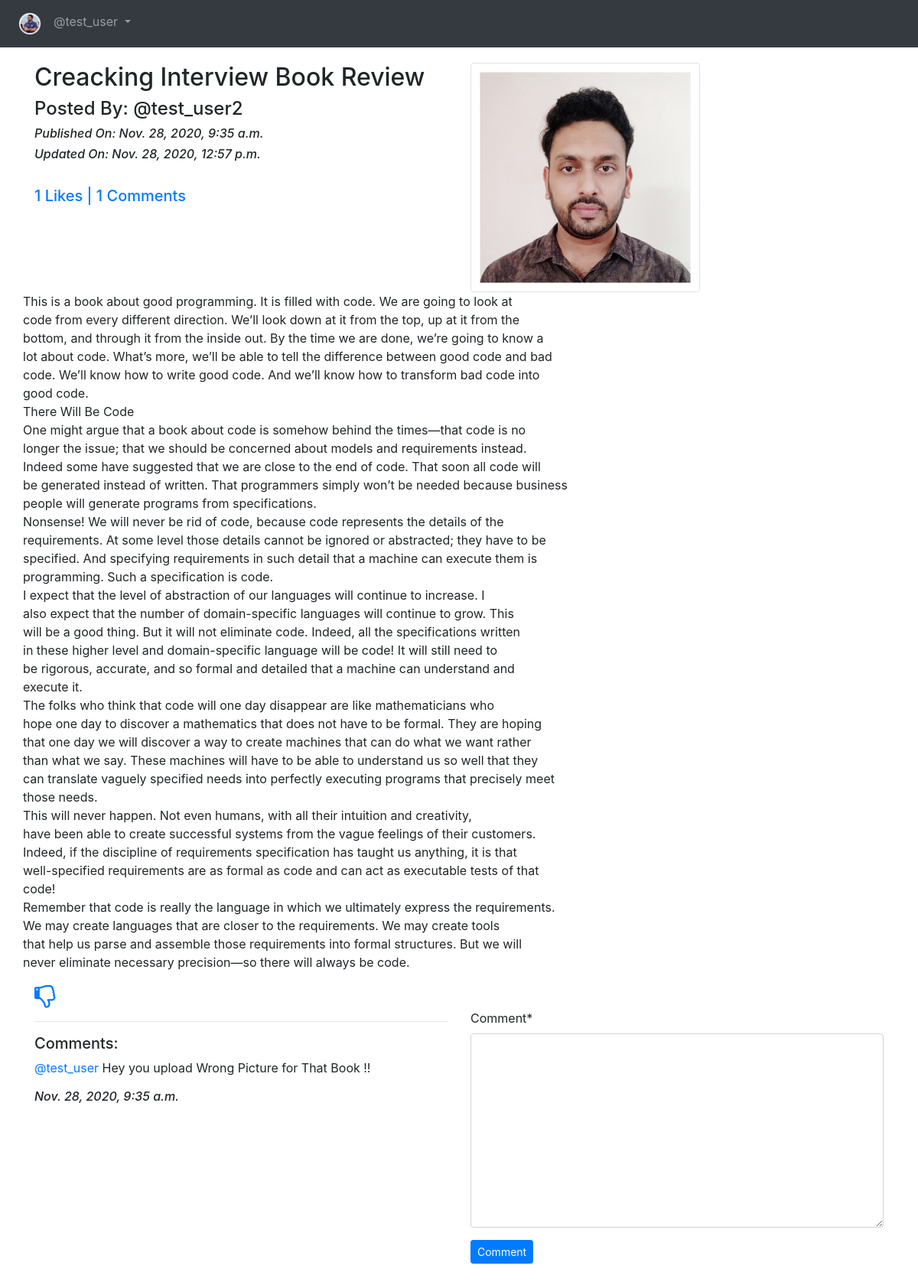
Screenshot of /blog/details/Clean-Code-Book-Review-1f5426a4-2a5e-42dd-a0bb-4e355e714676 (signed in) with the database file from the repository.
### App_Blog/models.py (models this page shows, shortened)
class Blog(models.Model):
    author = models.ForeignKey(User, on_delete=models.CASCADE, related_name='post_author')
    blog_title = models.CharField(max_length=264, verbose_name="Put a Title")   # verbose = Label
    slug = models.SlugField(max_length=264, unique=True)
    blog_content = models.TextField(verbose_name="What is on Your Mind?")
    blog_image = models.ImageField(upload_to='blog_images', verbose_name="Image")
    publish_date = models.DateTimeField(auto_now_add=True)
    update_date = models.DateTimeField(auto_now=True)
    class Meta:
        ordering = ['-publish_date',]

class Comment(models.Model):
    blog = models.ForeignKey(Blog, on_delete=models.CASCADE, related_name='blog_comment')
    user = models.ForeignKey(User, on_delete=models.CASCADE, related_name='user_comment')
    comment = models.TextField()
    comment_date = models.DateTimeField(auto_now_add=True)
    class Meta:
        ordering = ['-comment_date',]

### App_Blog/views.py (the view, shortened to what this page needs)
# urls.py: path('details/<slug:slug>', views.blog_details, name='blog_details'),
@login_required
def blog_details(request, slug):
    blog = Blog.objects.get(slug=slug)
    comment_form = CommentForm()
    already_liked = Likes.objects.filter(blog=blog, user= request.user)
    if already_liked:
        liked = True
    else:
        liked = False
    return render(request, 'App_Blog/blog_details.html', context={'blog':blog, 'comment_form':comment_form,  'liked':liked })

### App_Blog/forms.py
class CommentForm(forms.ModelForm):
    class Meta:
        model = Comment
        fields = ('comment',)

### templates/App_Blog/blog_details.html (shortened to what this page needs)
{% extends 'base.html' %}
{% load crispy_forms_tags %}
{% block body_block %}
<div class="row">
  <div class="col-sm-6">
    <h2>{{ blog.blog_title }}</h2>
    <h4>Posted By: @{{ blog.author }}</h4>
    <i>
      <h6>Published On: {{ blog.publish_date }}</h6>
    </i>
    <i>
      <h6>Updated On: {{ blog.update_date }}</h6>
    </i>
    <br><h5 class="text-primary">{{blog.liked_blog.count}} Likes | {{blog.blog_comment.count}} Comments</h5>
  </div>
  <div class="col-sm-6">
    <img src="/media/{{blog.blog_image}}" class="img-thumbnail" width="300px">
  </div>
  <p>
    {{ blog.blog_content|linebreaks }}
  </p>
</div>
{% if not liked %}
<a href="{% url 'App_Blog:liked_post' pk=blog.pk %}">
  <i class="fa fa-thumbs-o-up fa-2x" aria-hidden="true"></i>
</a>
{% else %}
<a href="{% url 'App_Blog:unliked_post' pk=blog.pk %}">
  <i class="fa fa-thumbs-o-down fa-2x" aria-hidden="true"></i>
</a>
{% endif %}
<div class="row">
  <div class="col-sm-6">
    <hr>
    <h5>Comments:</h5>
    {% for comment in blog.blog_comment.all %}
    <p><a href="#">@{{comment.user}}</a> {{comment.comment}}<br>
      <i>
        <h6>{{comment.comment_date}}</h6>
      </i>
    </p>
    {% endfor %}
  </div>
  <div class="col-sm-6">
    <form method="POST">
      {{ comment_form|crispy }}
      <button type="submit" class="btn btn-primary btn-sm">Comment</button>
    </form>
  </div>
</div>
<br>
{% endblock %}

### templates/base.html (shortened to what this page needs)
<!DOCTYPE html>
<html lang="en" dir="ltr">
<head>
  <link rel="stylesheet" href="https://maxcdn.bootstrapcdn.com/bootstrap/4.4.1/css/bootstrap.min.css">
  <link href="https://maxcdn.bootstrapcdn.com/font-awesome/4.7.0/css/font-awesome.min.css" rel="stylesheet">
</head>
<body>
  <nav class="navbar navbar-expand-sm bg-dark navbar-dark">
    <ul class="navbar-nav">
      <li class="nav-item active">
        <a class="nav-link" href="{% url 'index' %}"><img src="/media/foysal.ico" width="30px"></a>
      </li>
      {% if user.is_authenticated %}
      <div class="nav-item dropdown">
        <a class="nav-link dropdown-toggle" href="#" id="navbardrop" data-toggle="dropdown">
          @{{user.username}}
        </a>
      </div>
      {% endif %}
    </ul>
  </nav>
  <div class="container" style="padding-top:20px">
    {% block body_block %}
    {% endblock %}
  </div>
</body>
</html>

### rows the page displays
Blog: blog_title "Creacking Interview Book Review", author "test_user2", publish_date "Nov. 28, 2020, 9:35 a.m.", update_date "Nov. 28, 2020, 12:57 p.m.", liked_blog.count "1", blog_comment.count "1", blog_image (picture), blog_content "This is a book about good programming. It is filled with code. We are going to look at code from every different direction. We’ll look down at it from the top, up at it from the bottom, and through it from the inside out. By the time we are done, we’re going to know a lot about code. What’s more, we’ll be able to tell the difference between good code and bad code. We’ll know how to write good code. And we’ll know how to transform bad code into good code. There Will Be Code One might argue that a book about code is somehow behind the times—that code is no longer the issue; that we should be concerned about models and requirements instead. Indeed some have suggested that we are close to the…"
Comment: user "test_user", comment "Hey you upload Wrong Picture for That Book !!"

### other values shown
{{ user.username }} "test_user"
